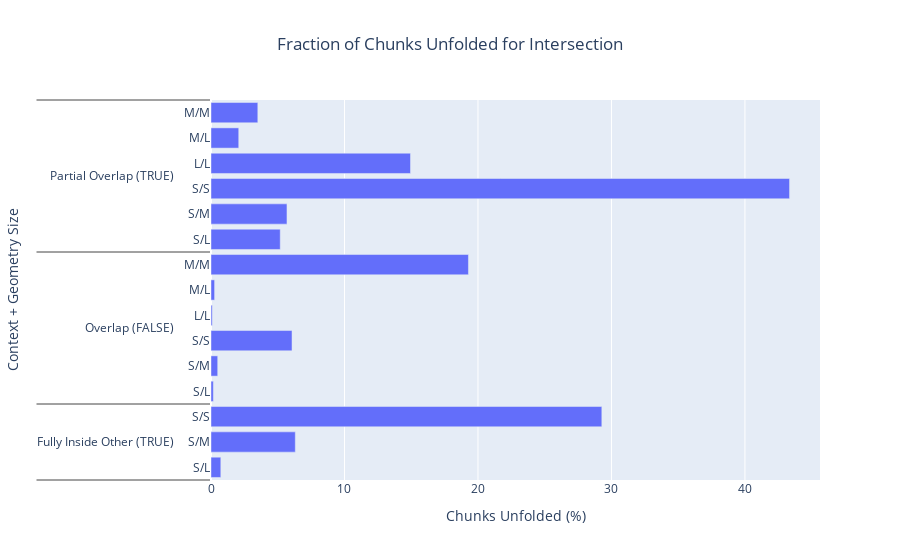
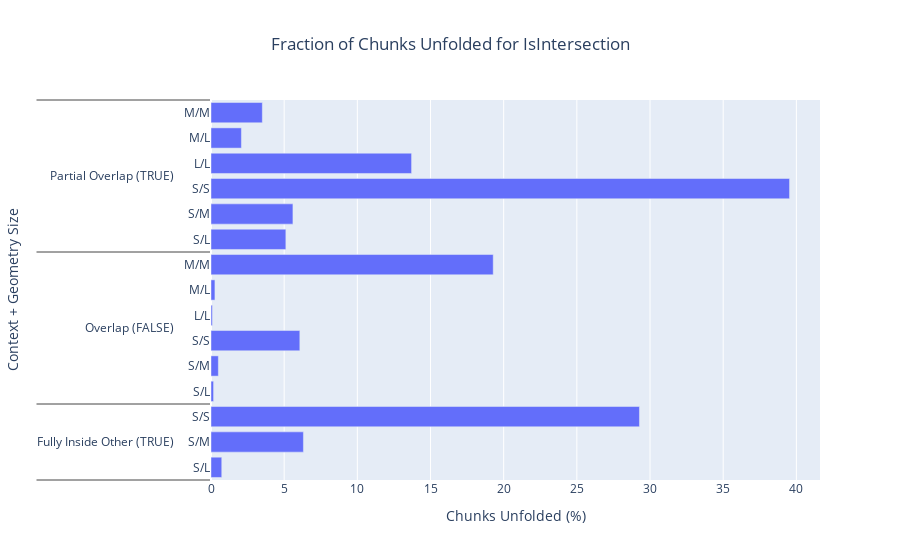

Notebook cell for these charts, in order:
### Markdown cell above
#### (%) Unfolding of chunks

### Code cell
plot_chunk_unfolded_frac(chunk_unfolded_df, is_predicate=False, is_baseline=False)
plot_chunk_unfolded_frac(chunk_unfolded_df, is_predicate=True, is_baseline=False)

### Figure 1 — Plotly figure (JSON) as saved in the notebook; plotly's stock layout.template omitted (floating-point values rounded to 4 significant figures)
{"data": [{"name": "Chunk Fraction Unfolded", "orientation": "h", "type": "bar", "x": [0.7353, 6.316, 29.28, 0.09385, 0.2689, 19.29, 0.176, 0.5023, 6.07, 14.95, 2.078, 3.507, 5.187, 5.692, 43.34], "y": [["Fully Inside Other (TRUE)", "Fully Inside Other (TRUE)", "Fully Inside Other (TRUE)", "Overlap (FALSE)", "Overlap (FALSE)", "Overlap (FALSE)", "Overlap (FALSE)", "Overlap (FALSE)", "Overlap (FALSE)", "Partial Overlap (TRUE)", "Partial Overlap (TRUE)", "Partial Overlap (TRUE)", "Partial Overlap (TRUE)", "Partial Overlap (TRUE)", "Partial Overlap (TRUE)"], ["S/L", "S/M", "S/S", "L/L", "M/L", "M/M", "S/L", "S/M", "S/S", "L/L", "M/L", "M/M", "S/L", "S/M", "S/S"]]}], "layout": {"barmode": "relative", "title": {"text": "Fraction of Chunks Unfolded for Intersection ", "x": 0.5}, "xaxis": {"title": {"text": "Chunks Unfolded (%)"}}, "yaxis": {"title": {"text": "Context + Geometry Size"}}}}

### Figure 2 — Plotly figure (JSON) as saved in the notebook; plotly's stock layout.template omitted (floating-point values rounded to 4 significant figures)
{"data": [{"name": "Chunk Fraction Unfolded", "orientation": "h", "type": "bar", "x": [0.7353, 6.316, 29.28, 0.09385, 0.2689, 19.29, 0.176, 0.5023, 6.07, 13.71, 2.078, 3.507, 5.116, 5.599, 39.53], "y": [["Fully Inside Other (TRUE)", "Fully Inside Other (TRUE)", "Fully Inside Other (TRUE)", "Overlap (FALSE)", "Overlap (FALSE)", "Overlap (FALSE)", "Overlap (FALSE)", "Overlap (FALSE)", "Overlap (FALSE)", "Partial Overlap (TRUE)", "Partial Overlap (TRUE)", "Partial Overlap (TRUE)", "Partial Overlap (TRUE)", "Partial Overlap (TRUE)", "Partial Overlap (TRUE)"], ["S/L", "S/M", "S/S", "L/L", "M/L", "M/M", "S/L", "S/M", "S/S", "L/L", "M/L", "M/M", "S/L", "S/M", "S/S"]]}], "layout": {"barmode": "relative", "title": {"text": "Fraction of Chunks Unfolded for IsIntersection ", "x": 0.5}, "xaxis": {"title": {"text": "Chunks Unfolded (%)"}}, "yaxis": {"title": {"text": "Context + Geometry Size"}}}}
